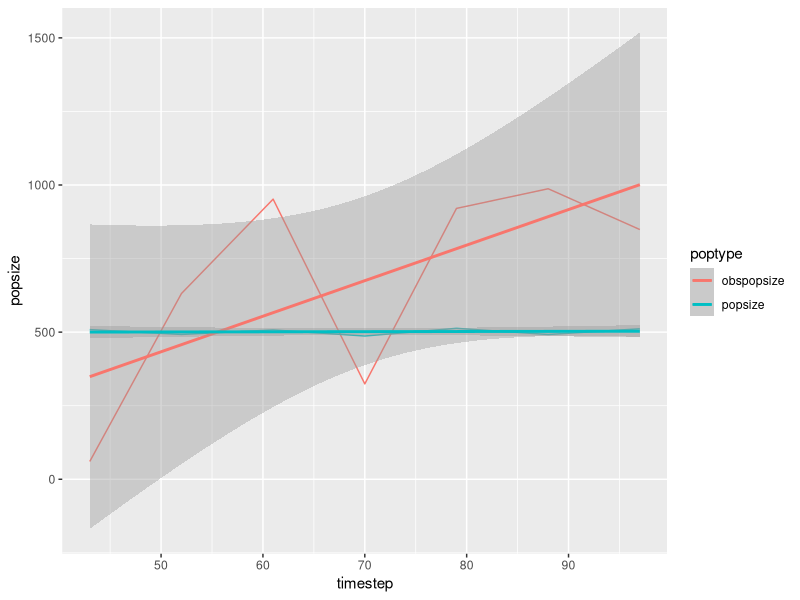
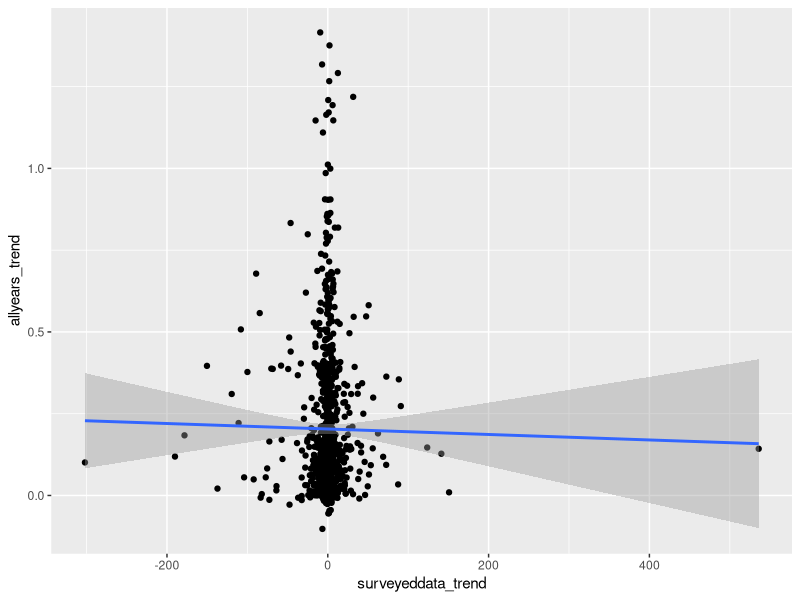
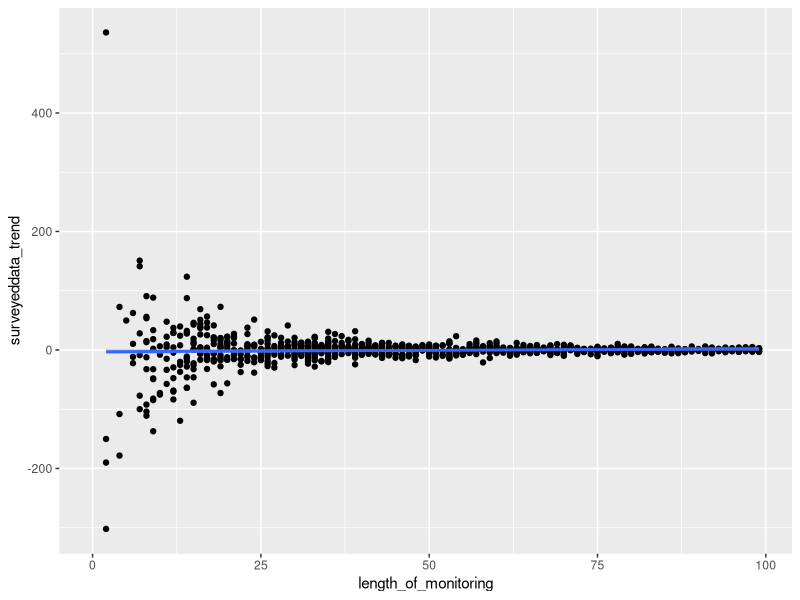
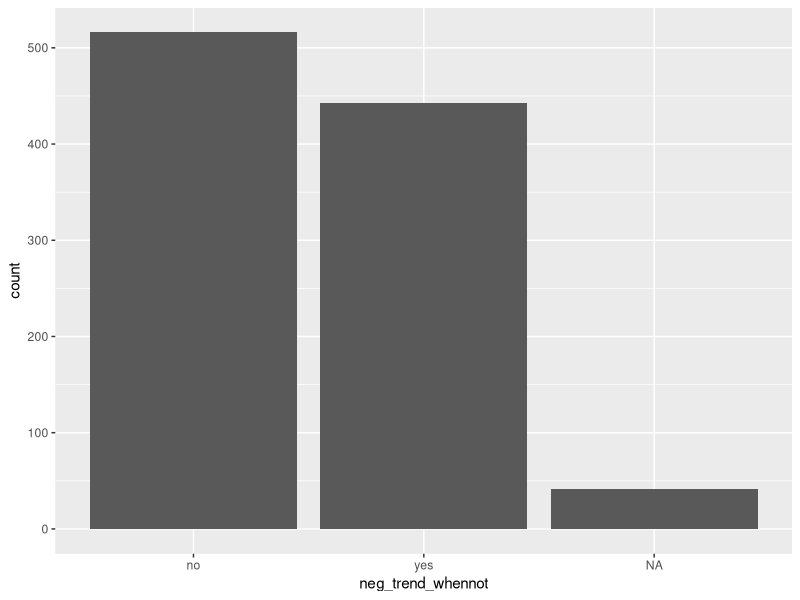

The R source for these figures, in order:
## ---- chunk 1
library(ggplot2)
library(tidyverse)
## ---- chunk 2
simulations = 1000

compare <- data.frame(simulations=1:simulations,allyears_trend=NA, surveyeddata_trend=NA, length_of_monitoring=NA, neg_trend_whennot=NA)
## ---- chunk 3
for(sims in 1:simulations){

N0 <- runif(1, 1,700) # grabs our starting population size from a random uniform distribution
R <- 2
K <- 500

maxtimesteps = 100 # this is the maximum number of time steps

dat <- data.frame(timestep=1:maxtimesteps,popsize=c(N0, rep(NA, 99))) # this sets our initial population size at time step one and creates an otherwise empty data frame to contain the results

PopNow <- N0 # assigns our current population size to the object PopNow

for(i in 2:nrow(dat)) { 
  dat[i,"popsize"] <- dat[(i-1),"popsize"] + dat[(i-1),"popsize"]*R*(1-dat[(i-1),"popsize"]/K)*rnorm(1, mean=1, sd=0.1)    
} 
# pop at time i is pop at time i-1 + popl at time i-1 times R times 1-pop at i-1 divided by K times error term. 

allyears <- lm(data=dat, popsize ~ timestep) # this looks to see if there is a trend in this simulated population. 

compare[sims,"allyears_trend"] <- allyears$coefficients[2] # this pulls out the beta value for that trend

startdate <- round(runif(1, 1, 100)) # this picks a random start date in those 100 time steps

compare[sims,"length_of_monitoring"] <- 100 - startdate # this this figures out how long the monitoring will run for based on the start date

interval <- round(runif(1, 1, 10),0)

surveytimesteps <- seq(startdate, maxtimesteps, by=interval) # this creates time steps every two years from the start date to the end of our timesteps. 

surveyed_data <- dat[surveytimesteps,] # this subsets our population data to include on the timesteps we surveyed

for(row in 1:nrow(surveyed_data)){ 
  surveyed_data[row,"obspopsize"] <- rnorm(1, mean=surveyed_data[row,"popsize"], sd=0.6*surveyed_data[row,"popsize"])
} # this simulations the observation process, saying that the population size we observe is being pulled from a normal distribution around the actual population size with a 0.6*pop size standard deviation. 

surveyedyears <- lm(data=surveyed_data, obspopsize ~ timestep) # this looks for a trend between our observed population size and time. 

compare[sims,"surveyeddata_trend"] <- surveyedyears$coefficients[2] # this pulls out that beta coefficient

compare[sims,"neg_trend_whennot"] <- ifelse(compare[sims,"surveyeddata_trend"]<0&compare[sims,"allyears_trend"]>0,"yes","no")
} # this tells us whether or not we observed a negative trend when one did not actually occur. 

sdat <- surveyed_data %>% gather("poptype","popsize",-timestep) # rearranging data for graphing
## ---- chunk 4
ggplot(data=sdat, aes(x=timestep, y=popsize, color=poptype))+geom_line()+geom_smooth(method="lm")
## ---- chunk 5
summary(lm(data=surveyed_data, popsize ~ timestep))
## ---- chunk 6
summary(lm(data=surveyed_data, obspopsize ~ timestep ))
## ---- chunk 7
ggplot(data=compare, aes(x=surveyeddata_trend, y=allyears_trend))+geom_point()+geom_smooth(method="lm")

summary(lm(data=compare, surveyeddata_trend ~ length_of_monitoring))
## ---- chunk 8
ggplot(data=compare, aes(x=length_of_monitoring, y=surveyeddata_trend))+geom_point()+geom_smooth(method="lm")
## ---- chunk 9
ggplot(data=compare, aes(x=neg_trend_whennot)) + 
        geom_bar()
